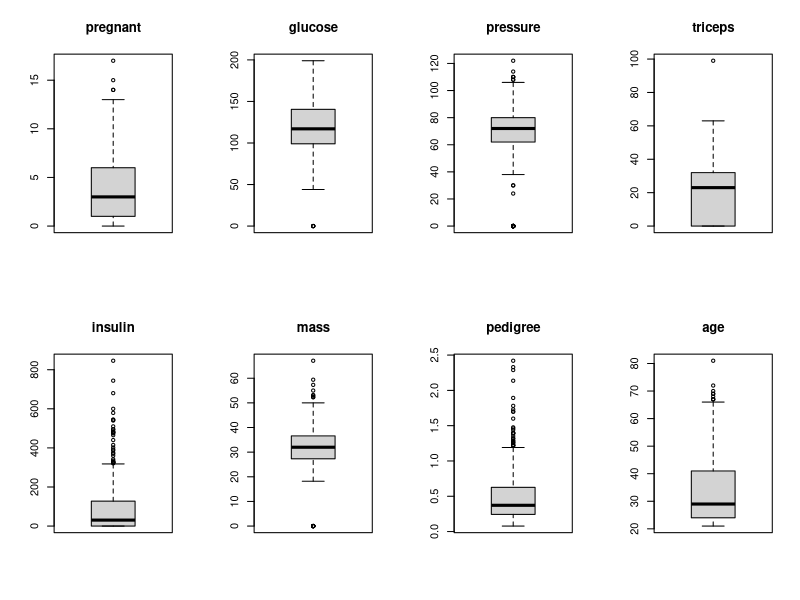
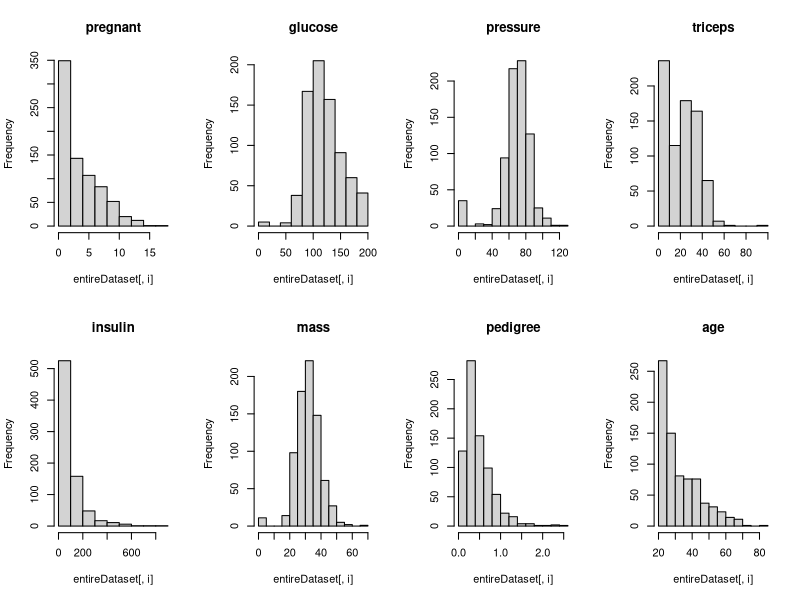
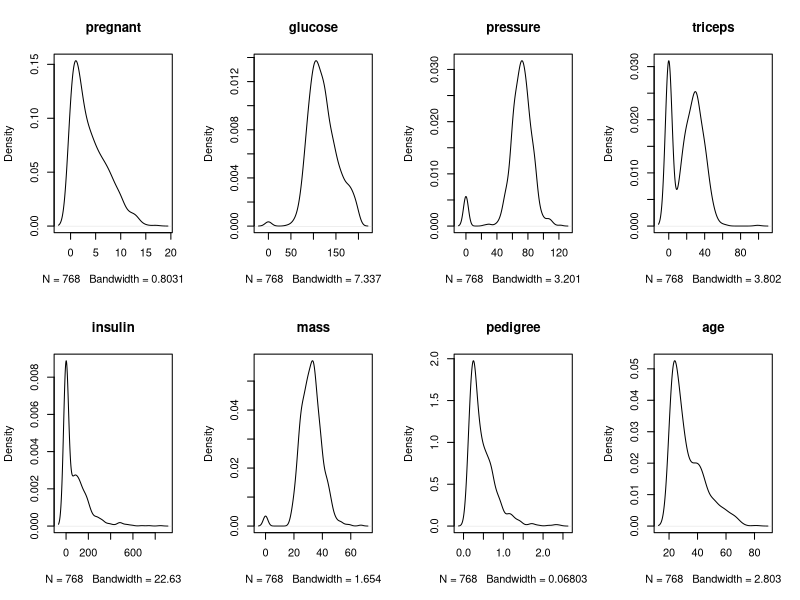
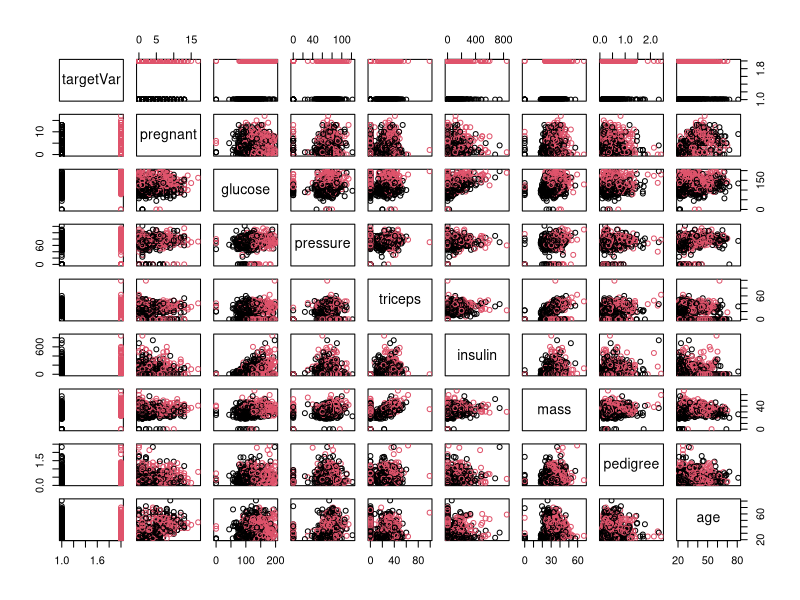
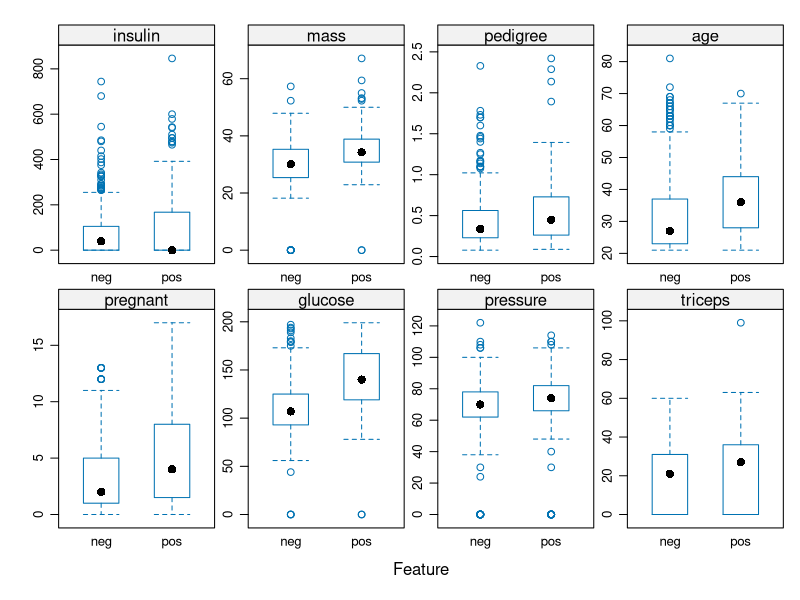
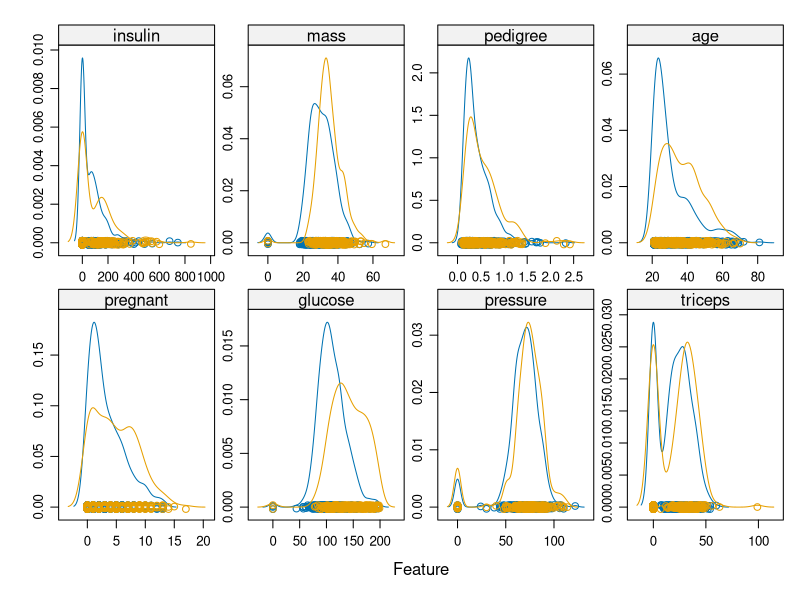
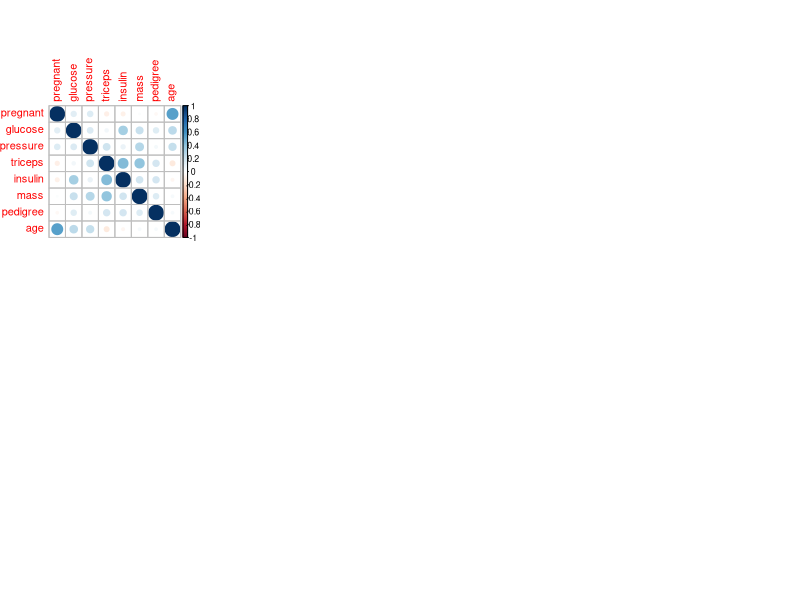

The R source for these figures, in order: (Note: this script raises an error after producing the figures.)
## ---- chunk 1
knitr::opts_chunk$set(echo = TRUE)
## ---- chunk 2
library(mlbench)
library(caret)
library(corrplot)
library(ROCR)
## ---- chunk 3
startTimeScript <- proc.time()
#entireDataset <- read.csv("some_dataset.csv", header= TRUE)
data(PimaIndiansDiabetes)
entireDataset <- PimaIndiansDiabetes

# Use variable totCol to hold the number of columns in the dataframe
totCol <- ncol(entireDataset)

# Rename the class/target column to a standard label
colnames(entireDataset)[ncol(entireDataset)] <- "targetVar"
## ---- chunk 4
head(entireDataset)
## ---- chunk 5
dim(entireDataset)
## ---- chunk 6
sapply(entireDataset, class)
## ---- chunk 7
summary(entireDataset)
## ---- chunk 8
entireDataset_x <- entireDataset[,1:(totCol-1)]
entireDataset_y <- entireDataset[,totCol]
cbind(freq=table(entireDataset_y), percentage=prop.table(table(entireDataset_y))*100)
## ---- chunk 9
sapply(entireDataset, function(x) sum(is.na(x)))
## ---- chunk 10
# Set up a variable for the total number of attribute columns (totAttr)
totAttr <- totCol-1
# Set up the number of row and columns for visualization display. dispRow * dispCol should be >= totAttr
dispCol <- 4
if (totAttr%%dispCol == 0) {
dispRow <- totAttr%/%dispCol
} else {
dispRow <- (totAttr%/%dispCol) + 1
}
## ---- chunk 11
# Boxplots for each attribute
par(mfrow=c(dispRow,dispCol))
for(i in 1:totAttr) {
	boxplot(entireDataset[,i], main=names(entireDataset)[i])
}
## ---- chunk 12
# Histograms each attribute
par(mfrow=c(dispRow,dispCol))
for(i in 1:totAttr) {
	hist(entireDataset[,i], main=names(entireDataset)[i])
}
## ---- chunk 13
# Density plot for each attribute
par(mfrow=c(dispRow,dispCol))
for(i in 1:totAttr) {
	plot(density(entireDataset[,i]), main=names(entireDataset)[i])
}
## ---- chunk 14
# Scatterplot matrix colored by class
pairs(targetVar~., data=entireDataset, col=entireDataset$targetVar)
## ---- chunk 15
# Box and whisker plots for each attribute by class
scales <- list(x=list(relation="free"), y=list(relation="free"))
featurePlot(x=entireDataset_x, y=entireDataset_y, plot="box", scales=scales)
## ---- chunk 16
# Density plots for each attribute by class value
featurePlot(x=entireDataset_x, y=entireDataset_y, plot="density", scales=scales)
## ---- chunk 17
# Correlation plot
correlations <- cor(entireDataset_x)
corrplot(correlations, method="circle")
## ---- chunk 18
# Not applicable for this iteration of the project.

# Mark missing values
#invalid <- 0
#entireDataset$some_col[entireDataset$some_col==invalid] <- NA

# Impute missing values
#entireDataset$some_col <- with(entireDataset, impute(some_col, mean))
## ---- chunk 19
# Not applicable for this iteration of the project.
## ---- chunk 20
# Not applicable for this iteration of the project.
## ---- chunk 21
seedNum <- 888
set.seed(seedNum)

# Create a list of 80% of the rows in the original dataset we can use for training
training_index <- createDataPartition(entireDataset$targetVar, p=0.80, list=FALSE)

# Use 80% of data to training and testing the models
training <- entireDataset[training_index,]

# Select the remaining 20% of the data for validation
validation <- entireDataset[-training_index,]
## ---- chunk 22
proc.time()-startTimeScript
## ---- chunk 23
# Run algorithms using 10-fold cross validation
control <- trainControl(method="repeatedcv", number=10, repeats=3)
metricTarget <- "Accuracy"
## ---- chunk 24
# Logistic Regression (Classification)
startTimeModule <- proc.time()
proc.time()-startTimeModule
set.seed(seedNum)
fit.glm <- train(targetVar~., data=training, method="glm", metric=metricTarget, trControl=control)
proc.time()-startTimeModule
## ---- chunk 25
# Decision Tree - CART (Regression/Classification)
startTimeModule <- proc.time()
set.seed(seedNum)
fit.cart <- train(targetVar~., data=training, method="rpart", metric=metricTarget, trControl=control)
proc.time()-startTimeModule
## ---- chunk 26
# Naive Bayes (Classification)
startTimeModule <- proc.time()
set.seed(seedNum)
fit.nb <- train(targetVar~., data=training, method="nb", metric=metricTarget, trControl=control)
proc.time()-startTimeModule
## ---- chunk 27
# k-Nearest Neighbors (Regression/Classification)
startTimeModule <- proc.time()
set.seed(seedNum)
fit.knn <- train(targetVar~., data=training, method="knn", metric=metricTarget, trControl=control)
proc.time()-startTimeModule
## ---- chunk 28
# Support Vector Machine (Regression/Classification)
startTimeModule <- proc.time()
set.seed(seedNum)
fit.svm <- train(targetVar~., data=training, method="svmRadial", metric=metricTarget, trControl=control)
proc.time()-startTimeModule
## ---- chunk 29
# Bagged CART (Regression/Classification)
startTimeModule <- proc.time()
set.seed(seedNum)
fit.bagcart <- train(targetVar~., data=training, method="treebag", metric=metricTarget, trControl=control)
proc.time()-startTimeModule
## ---- chunk 30
# Random Forest (Regression/Classification)
startTimeModule <- proc.time()
set.seed(seedNum)
fit.rf <- train(targetVar~., data=training, method="rf", metric=metricTarget, trControl=control)
proc.time()-startTimeModule
## ---- chunk 31
# AdaBoost (Classification)
startTimeModule <- proc.time()
set.seed(seedNum)
fit.ada <- train(targetVar~., data=training, method="ada", metric=metricTarget, trControl=control)
proc.time()-startTimeModule
## ---- chunk 32
# Stochastic Gradient Boosting (Regression/Classification)
startTimeModule <- proc.time()
set.seed(seedNum)
fit.gbm <- train(targetVar~., data=training, method="gbm", metric=metricTarget, trControl=control, verbose=F)
proc.time()-startTimeModule
## ---- chunk 33
results <- resamples(list(LR=fit.glm, CART=fit.cart, NB=fit.nb, kNN=fit.knn, SVM=fit.svm, BagCART=fit.bagcart, RF=fit.rf, AdaBoost=fit.ada, GBM=fit.gbm))
summary(results)
dotplot(results)
## ---- chunk 34
# Tuning algorithm #1 - Logistic Regression
# GLM requires no tuning parameters.
startTimeModule <- proc.time()
set.seed(seedNum)
fit.final1 <- fit.glm
print(fit.final1)
proc.time()-startTimeModule
## ---- chunk 35
# Tuning algorithm #2 - Support Vector Machine
startTimeModule <- proc.time()
set.seed(seedNum)
grid <- expand.grid(sigma = c(.01, .015, 0.2), C = c(0.25, 0.5, 0.75, 1))
fit.final2 <- train(targetVar~., data=training, method="svmRadial", metric=metricTarget, tuneGrid=grid, trControl=control)
plot(fit.final2)
print(fit.final2)
proc.time()-startTimeModule
## ---- chunk 36
# Tuning algorithm #3 - Stochastic Gradient Boosting
startTimeModule <- proc.time()
set.seed(seedNum)
grid <- expand.grid(.n.trees=c(100, 200, 300), .shrinkage=c(0.01, 0.05, 0.1), .interaction.depth=c(1, 2, 3), .n.minobsinnode=c(3, 6, 10))
fit.final3 <- train(targetVar~., data=training, method="gbm", metric=metricTarget, tuneGrid=grid, trControl=control, verbose=F)
plot(fit.final3)
print(fit.final3)
proc.time()-startTimeModule
## ---- chunk 37
results <- resamples(list(LogReg=fit.final1, SVM=fit.final2, GBM=fit.final3))
summary(results)
dotplot(results)
## ---- chunk 38
predictions <- predict(fit.final2, newdata=validation)
confusionMatrix(predictions, validation$targetVar)

pred <- prediction(as.numeric(predictions), as.numeric(validation$targetVar))
perf <- performance(pred, measure = "tpr", x.measure = "fpr")
plot(perf, colorize=TRUE)
auc <- performance(pred, measure = "auc")
auc <- auc@y.values[[1]]
auc
## ---- chunk 39
startTimeModule <- proc.time()
set.seed(seedNum)
finalModel <- glm(targetVar~., data=entireDataset, family="binomial")
print(finalModel)
proc.time()-startTimeModule
## ---- chunk 40
#saveRDS(finalModel, "./finalModel_BinaryClass.rds")
## ---- chunk 41
proc.time()-startTimeScript
